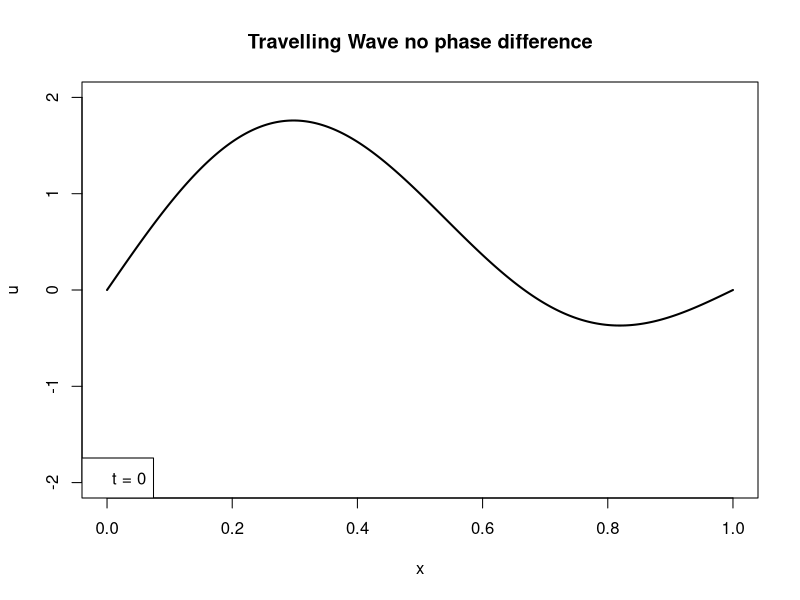

Source code (R):
# Assuming
L <- 1

# X-axis and Y-axis values
x_values <- seq(0, L, length.out = 1000)
u_values <- sin(pi * x_values / L) + sin(2 * pi * x_values / L)

# Final plot
plot(x_values, u_values, type = "l", lwd = 2, xlim = c(0, L), ylim = c(-2, 2), 
     xlab = "x", ylab = "u", main = "Travelling Wave no phase difference")
# Label
legend("bottomleft", legend = "t = 0")
